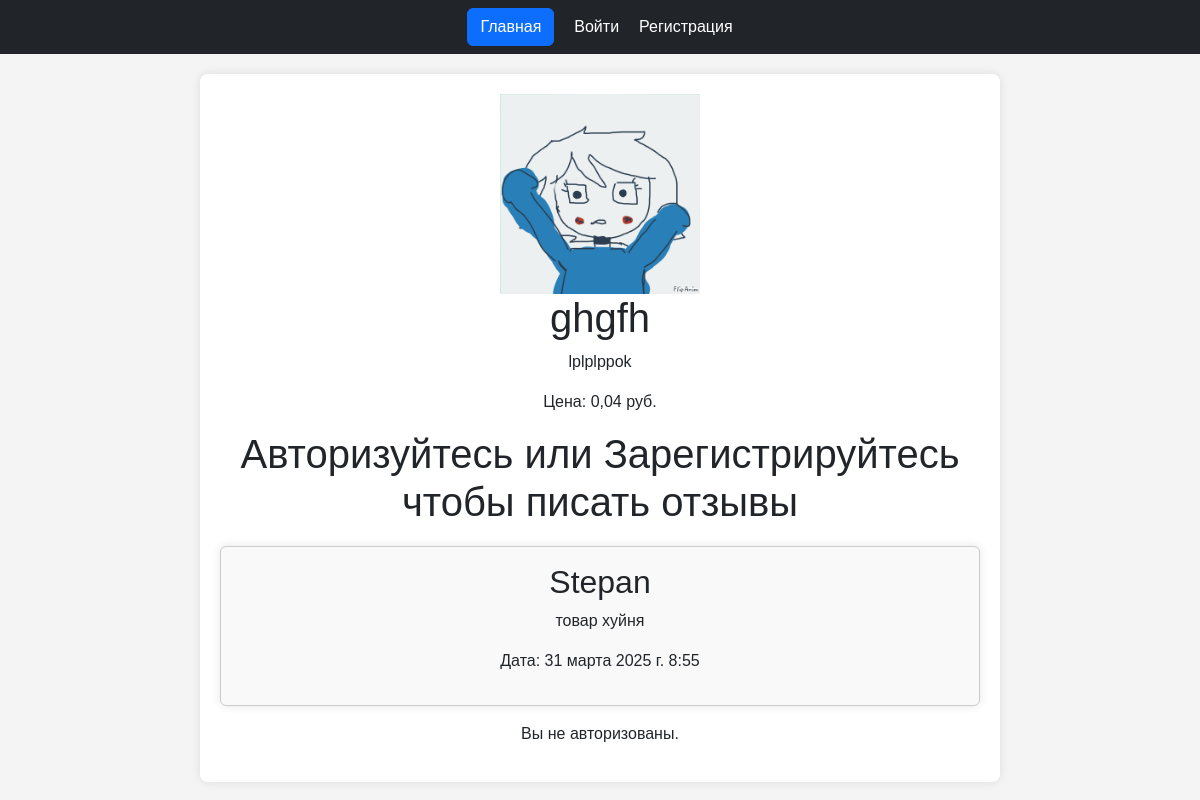
The page /tovar/5/ on the database as committed earlier.
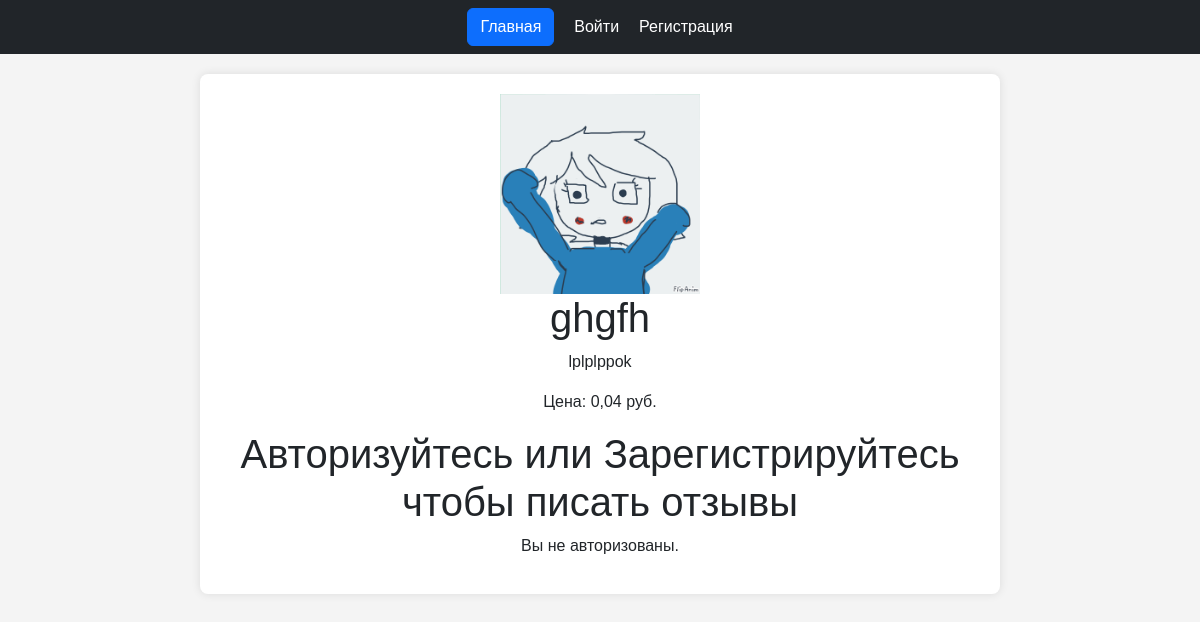
The same page on the database as committed later.
### comments/models.py (models this page shows, shortened)
class Review(models.Model):
    user = models.ForeignKey(User, on_delete=models.CASCADE)
    product = models.ForeignKey(Tovars, on_delete=models.CASCADE)
    rating = models.IntegerField(validators=[MaxValueValidator(5)])
    text = models.TextField()
    created_at = models.DateTimeField(auto_now_add=True)

### comments/views.py (the view)
# urls.py: path('tovar/<int:tovar_id>/', views.tovar_detail, name='tovar_detail'),
def tovar_detail(request, tovar_id):
    if request.method == 'POST' and request.user.is_authenticated:
        form = ReviewForm(request.POST)
        if form.is_valid():
            review = form.save(commit=False)
            review.user = request.user
            review.product = get_object_or_404(Tovars, pk=tovar_id)
            review.save()
            return redirect('tovar_detail', tovar_id=tovar_id)
    else:
        form = ReviewForm()
    tovar = get_object_or_404(Tovars, pk=tovar_id)
    return render(request, 'catalog/tovar_base.html', {
        'tovar': tovar,
        'form': ReviewForm(),
        'reviews': Review.objects.filter(product=tovar).order_by('-created_at'),
        })

### comments/templates/catalog/tovar_base.html (shortened to what this page needs)
{% extends "comments/base.html" %}
{% block content %}
    <img src="{{ tovar.image.url }}" alt="{{ tovar.name }}" style="max-width: 200px; max-height: 200px;">
    <h1>{{ tovar.name }}</h1>
    <p>{{ tovar.description }}</p>
    <p>Цена: {{ tovar.price }} руб.</p>
    {% if user.is_authenticated %}
        <div>
            {% if user.is_authenticated %}
                <h2>Ваш отзыв</h2>
                <form method="POST">
                    {% csrf_token %}
                    {{ form.as_p }}
                    <input type="submit" value="Отправить">
                </form>
            {% endif %}
        </div>
    {% else %}
        <h1>Авторизуйтесь или Зарегистрируйтесь чтобы писать отзывы</h1>
    {% endif %}
    {% for review in reviews %}
        <div class="container p-3 mb-3 rounded col-auto" style="background-color: #f9f9f9; border: 1px solid #ccc; border-radius: 5px;">
            <h2>{{ review.user.username }}</h2>
            <p>{{ review.text }}</p>
            <p>Дата: {{ review.created_at }}</p>
        </div>
    {% endfor %}
    {% if user.is_authenticated %}
        <h2>Административный раздел</h2>
        <p>{{ extra_content }}</p>
    {% else %}
        <p>Вы не авторизованы.</p>
    {% endif %}
{% endblock content %}

Rows that differ between the two databases and show on the page:
removed Review: user.username "Stepan", text "товар хуйня", created_at "31 марта 2025 г. 8:55"
